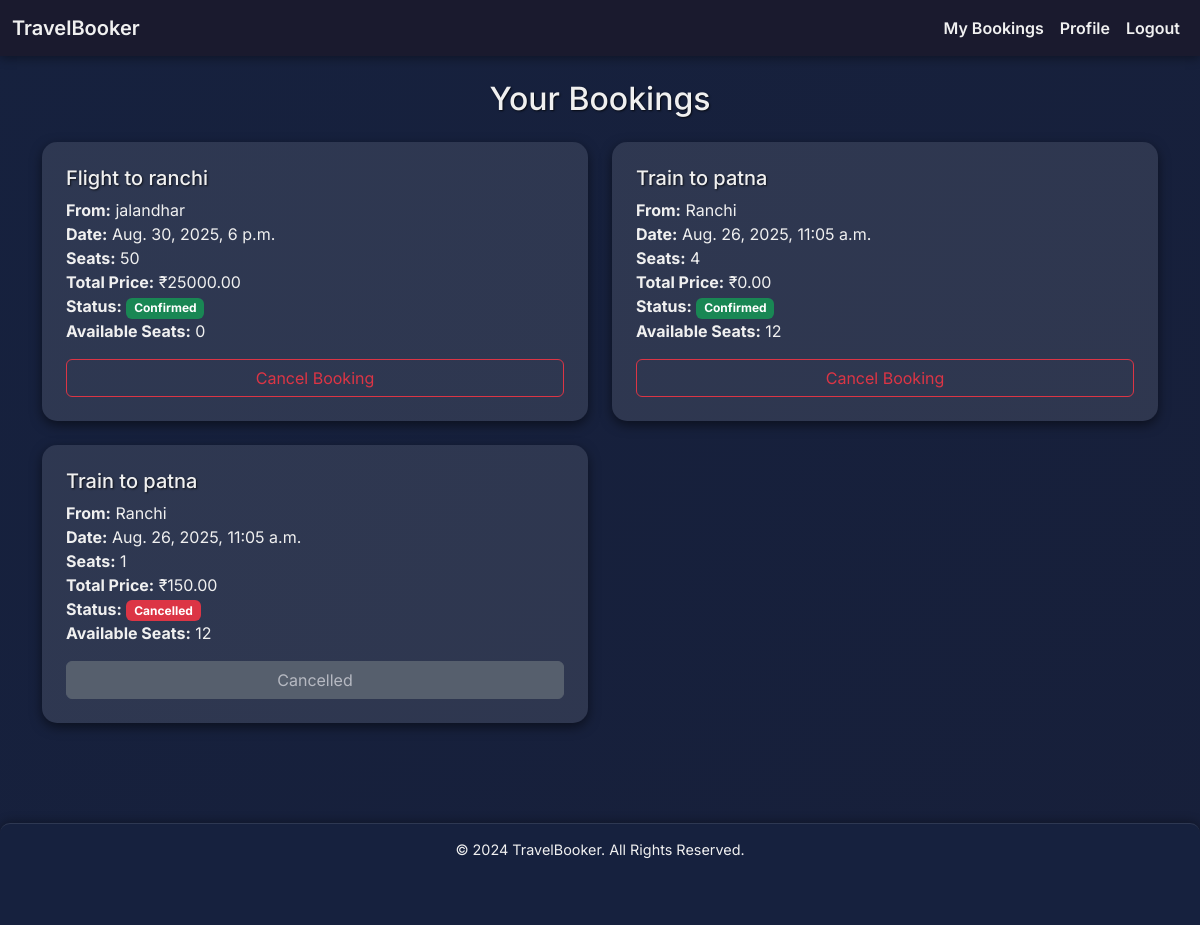
/my-bookings/ (signed in), run on the app's committed database.
### bookings/models.py (models this page shows, shortened)
class Booking(models.Model):
    STATUS_CHOICES = [
        ('Confirmed', 'Confirmed'),
        ('Cancelled', 'Cancelled'),
    ]
    booking_id = models.AutoField(primary_key=True)
    user = models.ForeignKey(User, on_delete=models.CASCADE)
    travel_option = models.ForeignKey(TravelOption, on_delete=models.CASCADE)
    number_of_seats = models.PositiveIntegerField()
    total_price = models.DecimalField(max_digits=10, decimal_places=2)
    booking_date = models.DateTimeField(auto_now_add=True)
    status = models.CharField(max_length=20, choices=STATUS_CHOICES, default='Confirmed')

class TravelOption(models.Model):
    TRAVEL_TYPES = [
        ('Flight', 'Flight'),
        ('Train', 'Train'),
        ('Bus', 'Bus'),
    ]
    travel_id = models.AutoField(primary_key=True)
    type = models.CharField(max_length=20, choices=TRAVEL_TYPES)
    source = models.CharField(max_length=100)
    destination = models.CharField(max_length=100)
    date_time = models.DateTimeField()
    price = models.DecimalField(max_digits=10, decimal_places=2)
    available_seats = models.PositiveIntegerField()

### bookings/views.py (the view)
# urls.py: path("my-bookings/", views.my_bookings, name="my_bookings"),
@login_required
def my_bookings(request):
    bookings = Booking.objects.filter(user=request.user).order_by('-booking_date')
    return render(request, 'bookings_list.html', {'bookings': bookings})

### bookings/templates/bookings_list.html (shortened to what this page needs)
{% extends 'base.html' %}
{% block content %}
<h2 class="text-center mb-4">Your Bookings</h2>
{% if bookings %}
    <div class="row row-cols-1 row-cols-md-2 g-4">
        {% for booking in bookings %}
            <div class="col">
                <div class="card h-100 p-4">
                    <h5 class="card-title">{{ booking.travel_option.type }} to {{ booking.travel_option.destination }}</h5>
                    <ul class="list-unstyled">
                        <li><strong>From:</strong> {{ booking.travel_option.source }}</li>
                        <li><strong>Date:</strong> {{ booking.travel_option.date_time }}</li>
                        <li><strong>Seats:</strong> {{ booking.number_of_seats }}</li>
                        <li><strong>Total Price:</strong> ₹{{ booking.total_price }}</li>
                        <li><strong>Status:</strong> <span class="badge {% if booking.status == 'Confirmed' %}bg-success{% else %}bg-danger{% endif %}">{{ booking.status }}</span></li>
                        <li><strong>Available Seats:</strong> {{ booking.travel_option.available_seats }}</li>
                    </ul>
                    <div class="mt-auto">
                        {% if booking.status == 'Confirmed' %}
                            <form method="post" action="{% url 'cancel_booking' booking.booking_id %}" style="display:inline;">
                                <button type="submit" class="btn btn-outline-danger w-100" onclick="return confirm('Are you sure you want to cancel this booking?');">Cancel Booking</button>
                            </form>
                        {% else %}
                            <button class="btn btn-secondary w-100" disabled>Cancelled</button>
                        {% endif %}
                    </div>
                </div>
            </div>
        {% endfor %}
    </div>
{% else %}
    <div class="card p-4 text-center">
        <p class="text-muted mb-0">No bookings yet. Start by exploring our <a href="{% url 'home' %}">travel options</a>.</p>
    </div>
{% endif %}
{% endblock %}

### bookings/templates/base.html (shortened to what this page needs)
<!DOCTYPE html>
<html lang="en">
<head>
    <link href="https://cdn.jsdelivr.net/npm/bootstrap@5.3.2/dist/css/bootstrap.min.css" rel="stylesheet">
</head>
<body>
    <nav class="navbar navbar-expand-lg">
        <div class="container-fluid">
            <a class="navbar-brand" href="{% url 'home' %}">TravelBooker</a>
            <div class="collapse navbar-collapse" id="navbarNav">
                <ul class="navbar-nav ms-auto">
                    <li class="nav-item"><a class="nav-link" href="{% url 'my_bookings' %}">My Bookings</a></li>
                    {% if user.is_authenticated %}
                        <li class="nav-item"><a class="nav-link" href="{% url 'profile' %}">Profile</a></li>
                        <li class="nav-item">
                            <form method="post" action="{% url 'logout' %}" style="display:inline;">
                                <button type="submit" class="nav-link">Logout</button>
                            </form>
                        </li>
                    {% else %}
                        <li class="nav-item"><a class="nav-link" href="{% url 'login' %}">Login</a></li>
                        <li class="nav-item"><a class="nav-link" href="{% url 'register' %}">Register</a></li>
                    {% endif %}
                </ul>
            </div>
        </div>
    </nav>
    <div class="container mt-4">
        {% block content %}{% endblock %}
    </div>
    <footer>
        <div class="container">
            <p>&copy; 2024 TravelBooker. All Rights Reserved.</p>
        </div>
    </footer>
</body>
</html>

### bookings/templates/base.html (style rules this page uses)
:root { --primary-color: #1a1a2e; --secondary-color: #16213e; --accent-color: #e94560; --text-color: #f0f0f0; --card-bg: rgba(255, 255, 255, 0.1); --card-shadow: 0 4px 12px rgba(0, 0, 0, 0.5); --input-bg: rgba(255, 255, 255, 0.15); }
body { background: linear-gradient(135deg, var(--secondary-color), var(--primary-color)); background-size: 400% 400%; animation: gradient-animation 15s ease infinite; min-height: 100vh; display: flex; flex-direction: column; font-family: 'Inter', sans-serif; color: var(--text-color); transition: background-color 0.5s ease; }
.navbar { background: var(--primary-color); transition: background 0.5s ease-in-out; box-shadow: 0 2px 10px rgba(0,0,0,0.4); animation: fadeInDown 0.8s ease-in-out; }
.navbar-brand, .nav-link { color: var(--text-color) !important; font-weight: 600; transition: color 0.3s ease-in-out, transform 0.3s ease-in-out; }
.container { flex: 1; padding-bottom: 50px; }
.card { background-color: var(--card-bg); border: none; border-radius: 15px; box-shadow: var(--card-shadow); transition: transform 0.3s ease, box-shadow 0.3s ease; overflow: hidden; animation: fadeInUp 0.8s ease-in-out; }
.card-title, h2, h3, h5, label { color: var(--text-color) !important; text-shadow: 1px 1px 2px rgba(0,0,0,0.7); }
.list-unstyled li { color: var(--text-color); }
footer { background-color: var(--secondary-color); color: var(--text-color); padding: 15px 20px; text-align: center; margin-top: 50px; font-size: 0.9rem; border-top: 1px solid rgba(255, 255, 255, 0.1); border-radius: 10px 10px 0 0; box-shadow: 0 -2px 10px rgba(0, 0, 0, 0.3); transition: background-color 0.3s ease; }
footer p { margin: 0; }

### data on the page
Booking: travel_option.type "Flight", travel_option.destination "ranchi", travel_option.source "jalandhar", travel_option.date_time "Aug. 30, 2025, 6 p.m.", number_of_seats "50", total_price "25000.00", status "Confirmed", travel_option.available_seats "0", shows "Cancel Booking"
Booking: travel_option.type "Train", travel_option.destination "patna", travel_option.source "Ranchi", travel_option.date_time "Aug. 26, 2025, 11:05 a.m.", number_of_seats "4", total_price "0.00", status "Confirmed", travel_option.available_seats "12", shows "Cancel Booking"
Booking: travel_option.type "Train", travel_option.destination "patna", travel_option.source "Ranchi", travel_option.date_time "Aug. 26, 2025, 11:05 a.m.", number_of_seats "1", total_price "150.00", status "Cancelled", travel_option.available_seats "12"
